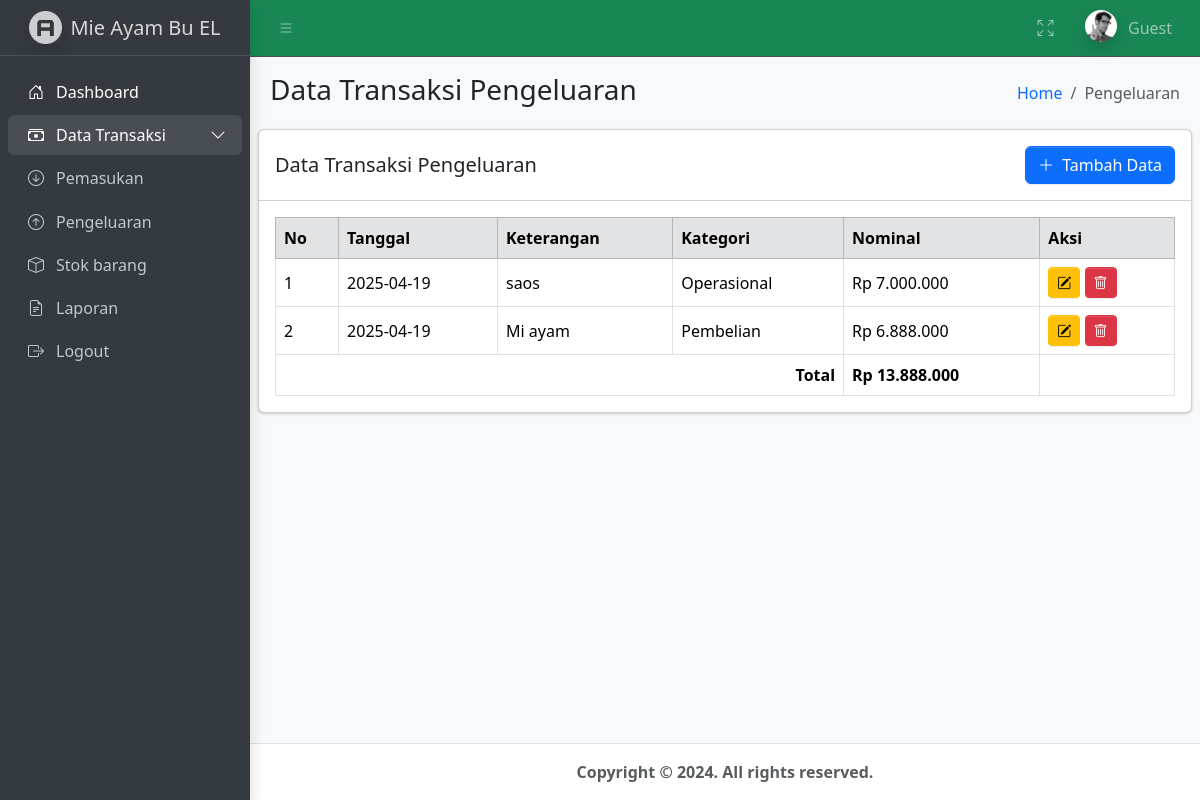
Screenshot of /assets/dist/pages/menu/pengeluaran.php with the database file from the repository.
### tables this page shows
CREATE TABLE `tb_pengeluaran` (
  `id` int(11) NOT NULL,
  `tanggal` date NOT NULL,
  `keterangan` varchar(255) NOT NULL,
  `kategori` enum('Operasional','Pembelian','Lain-lain') NOT NULL,
  `nominal` decimal(15,2) NOT NULL
);

### assets/dist/pages/menu/pengeluaran.php (the view, shortened to what this page needs)
<?php
include 'C:/xampp/htdocs/adpsi/config/config.php';
$query = "SELECT * FROM tb_pengeluaran ORDER BY tanggal DESC";
$result = mysqli_query($koneksi, $query);
$total = 0;
?>
<!doctype html>
<html lang="id">
  <head>
    <link
      rel="stylesheet"
      href="https://cdn.jsdelivr.net/npm/bootstrap@5.3.3/dist/css/bootstrap.min.css"
    />
    <link
      rel="stylesheet"
      href="https://cdn.jsdelivr.net/npm/bootstrap-icons@1.11.3/font/bootstrap-icons.min.css"
    />
    <link rel="stylesheet" href="../../../dist/css/adminlte.css" />
    <link
      rel="stylesheet"
      href="https://cdn.jsdelivr.net/npm/@fontsource/source-sans-3@5.0.12/index.css"
    />
  </head>
  <body class="layout-fixed sidebar-expand-lg bg-body-tertiary">
    <div class="app-wrapper">
      <?php include '../navbar.php'; ?>
      <?php include '../sidebar.php'; ?>
      <main class="app-main">
        <div class="app-content-header">
          <div class="container-fluid">
            <div class="row">
              <div class="col-sm-6">
                <h3 class="mb-0">Data Transaksi Pengeluaran</h3>
              </div>
              <div class="col-sm-6">
                <ol class="breadcrumb float-sm-end">
                  <li class="breadcrumb-item"><a href="#">Home</a></li>
                  <li class="breadcrumb-item active">Pengeluaran</li>
                </ol>
              </div>
            </div>
          </div>
        </div>
        <div class="app-content">
          <div class="card">
            <div class="card-header d-flex justify-content-between align-items-center">
              <h5 class="mb-0">Data Transaksi Pengeluaran</h5>
              <button
                type="button"
                class="btn btn-primary ms-auto"
                data-bs-toggle="modal"
                data-bs-target="#formModal"
              >
                <i class="bi bi-plus-lg me-1"></i> Tambah Data
              </button>
            </div>
            <div class="card-body">
              <table class="table table-bordered">
                <thead class="table-secondary">
                  <tr>
                    <th>No</th>
                    <th>Tanggal</th>
                    <th>Keterangan</th>
                    <th>Kategori</th>
                    <th>Nominal</th>
                    <th>Aksi</th>
                  </tr>
                </thead>
                <tbody>
                  <?php
                  $no = 1;
                  while ($row = mysqli_fetch_assoc($result)) {
                    $total += $row['nominal'];
                    echo "<tr class='align-middle'>";
                    echo "<td>{$no}</td>";
                    echo "<td>{$row['tanggal']}</td>";
                    echo "<td>{$row['keterangan']}</td>";
                    echo "<td>{$row['kategori']}</td>";
                    echo "<td>Rp " . number_format($row['nominal'], 0, ',', '.') . "</td>";
                    echo "<td>
                      <button
                        type='button'
                        class='btn btn-warning btn-sm btn-edit'
                        data-id='{$row['id']}'
                        data-tanggal='{$row['tanggal']}'
                        data-keterangan='{$row['keterangan']}'
                        data-kategori='{$row['kategori']}'
                        data-nominal='{$row['nominal']}'
                        data-bs-toggle='modal'
                        data-bs-target='#formModal'
                      >
                        <i class='bi bi-pencil-square'></i>
                      </button>
                      <a href=\"hapus_pengeluaran.php?id={$row['id']}\" class=\"btn btn-danger btn-sm\" onclick=\"return confirm('Apakah Anda yakin ingin menghapus data ini?')\"><i class='bi bi-trash'></i></a>
                    </td>";
                    echo "</tr>";
                    $no++;
                  }
                  ?>
                  <tr class="fw-bold align-middle">
                    <td colspan="4" class="text-end">Total</td>
                    <td>Rp <?= number_format($total, 0, ',', '.') ?></td>
                    <td></td>
                  </tr>
                </tbody>
              </table>
            </div>
          </div>
        </div>
      </main>
      <?php include '../footer.php'; ?>
  </body>
</html>

### rows the page displays
tb_pengeluaran: tanggal "2025-04-19", keterangan "saos", kategori "Operasional", nominal "7.000.000"
tb_pengeluaran: tanggal "2025-04-19", keterangan "Mi ayam", kategori "Pembelian", nominal "6.888.000"

### other values shown
$total "13.888.000"
